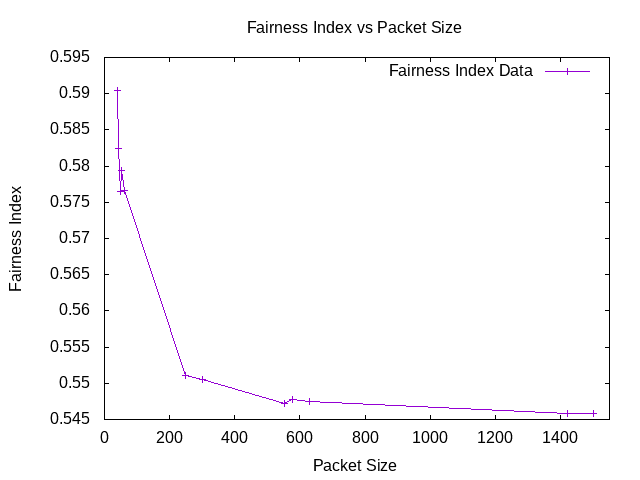

The script that saved this image:
set terminal png
set output "wiredTCPfairness.png"
set title "Fairness Index vs Packet Size"
set xlabel "Packet Size"
set ylabel "Fairness Index"

set xrange [0:1550]
plot "-"  title "Fairness Index Data" with linespoints
40 0.590428
44 0.582498
48 0.57655
52 0.579436
60 0.576561
250 0.551018
300 0.550465
552 0.547247
576 0.547729
628 0.54755
1420 0.545793
1500 0.545837
e
